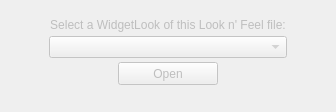
<?xml version="1.0" encoding="UTF-8"?>
<ui version="4.0">
 <class>LookNFeelWidgetSelector</class>
 <widget class="QDockWidget" name="LookNFeelWidgetSelector">
  <property name="enabled">
   <bool>false</bool>
  </property>
  <property name="geometry">
   <rect>
    <x>0</x>
    <y>0</y>
    <width>336</width>
    <height>112</height>
   </rect>
  </property>
  <property name="minimumSize">
   <size>
    <width>336</width>
    <height>112</height>
   </size>
  </property>
  <property name="maximumSize">
   <size>
    <width>524287</width>
    <height>112</height>
   </size>
  </property>
  <property name="windowFilePath">
   <string/>
  </property>
  <property name="windowTitle">
   <string>Widget Selector</string>
  </property>
  <widget class="QWidget" name="dockWidgetContents">
   <property name="sizePolicy">
    <sizepolicy hsizetype="Preferred" vsizetype="Fixed">
     <horstretch>0</horstretch>
     <verstretch>0</verstretch>
    </sizepolicy>
   </property>
   <property name="minimumSize">
    <size>
     <width>336</width>
     <height>100</height>
    </size>
   </property>
   <property name="maximumSize">
    <size>
     <width>524287</width>
     <height>100</height>
    </size>
   </property>
   <layout class="QVBoxLayout" name="verticalLayout">
    <property name="topMargin">
     <number>0</number>
    </property>
    <item>
     <layout class="QVBoxLayout" name="vertLayout">
      <property name="spacing">
       <number>4</number>
      </property>
      <item>
       <spacer name="verticalSpacer_2">
        <property name="orientation">
         <enum>Qt::Vertical</enum>
        </property>
        <property name="sizeHint" stdset="0">
         <size>
          <width>20</width>
          <height>2</height>
         </size>
        </property>
       </spacer>
      </item>
      <item>
       <layout class="QHBoxLayout" name="horizontalLayout_3">
        <property name="spacing">
         <number>0</number>
        </property>
        <item>
         <widget class="QLabel" name="nameLabel">
          <property name="sizePolicy">
           <sizepolicy hsizetype="Preferred" vsizetype="Fixed">
            <horstretch>0</horstretch>
            <verstretch>0</verstretch>
           </sizepolicy>
          </property>
          <property name="text">
           <string>Select a WidgetLook of this Look n' Feel file:</string>
          </property>
          <property name="alignment">
           <set>Qt::AlignCenter</set>
          </property>
         </widget>
        </item>
       </layout>
      </item>
      <item>
       <layout class="QHBoxLayout" name="horizontalLayout">
        <property name="spacing">
         <number>0</number>
        </property>
        <item>
         <spacer name="horizontalSpacer">
          <property name="orientation">
           <enum>Qt::Horizontal</enum>
          </property>
          <property name="sizeType">
           <enum>QSizePolicy::Minimum</enum>
          </property>
          <property name="sizeHint" stdset="0">
           <size>
            <width>40</width>
            <height>20</height>
           </size>
          </property>
         </spacer>
        </item>
        <item>
         <widget class="QComboBox" name="widgetLookNameBox">
          <property name="sizePolicy">
           <sizepolicy hsizetype="Expanding" vsizetype="Fixed">
            <horstretch>0</horstretch>
            <verstretch>0</verstretch>
           </sizepolicy>
          </property>
         </widget>
        </item>
        <item>
         <spacer name="horizontalSpacer_2">
          <property name="orientation">
           <enum>Qt::Horizontal</enum>
          </property>
          <property name="sizeType">
           <enum>QSizePolicy::Minimum</enum>
          </property>
          <property name="sizeHint" stdset="0">
           <size>
            <width>40</width>
            <height>20</height>
           </size>
          </property>
         </spacer>
        </item>
       </layout>
      </item>
      <item>
       <layout class="QHBoxLayout" name="horizontalLayout_2">
        <property name="spacing">
         <number>0</number>
        </property>
        <item>
         <widget class="QPushButton" name="editWidgetButton">
          <property name="sizePolicy">
           <sizepolicy hsizetype="Fixed" vsizetype="Fixed">
            <horstretch>0</horstretch>
            <verstretch>0</verstretch>
           </sizepolicy>
          </property>
          <property name="minimumSize">
           <size>
            <width>100</width>
            <height>23</height>
           </size>
          </property>
          <property name="maximumSize">
           <size>
            <width>100</width>
            <height>23</height>
           </size>
          </property>
          <property name="text">
           <string>Open</string>
          </property>
         </widget>
        </item>
       </layout>
      </item>
      <item>
       <spacer name="verticalSpacer">
        <property name="orientation">
         <enum>Qt::Vertical</enum>
        </property>
        <property name="sizeHint" stdset="0">
         <size>
          <width>20</width>
          <height>2</height>
         </size>
        </property>
       </spacer>
      </item>
     </layout>
    </item>
   </layout>
  </widget>
 </widget>
 <resources/>
 <connections/>
</ui>
